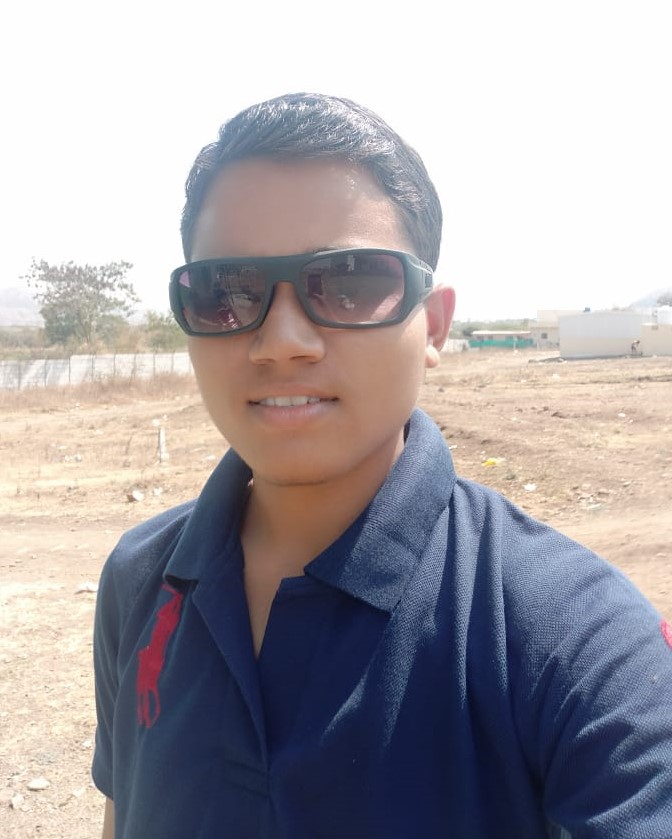
#> input picture OpenCV/chetan1.jpg, 672 x 839 px
$ python 9_face_detection.py
#> lines starting #> are read from the running program, lines starting #| are printed output that depends on the picture; after the words box and inside, x2 and y2 are one past the last pixel; in counts of white or black regions, pixels touching at a corner belong together
import cv2

faceCascade = cv2.CascadeClassifier("haarcascade_frontalface_default.xml")
img = cv2.imread('chetan1.jpg')
#> img is the input picture: shape (839, 672, 3); mean B, G, R 166.7, 161.9, 166.5
imgGray = cv2.cvtColor(img, cv2.COLOR_BGR2GRAY)
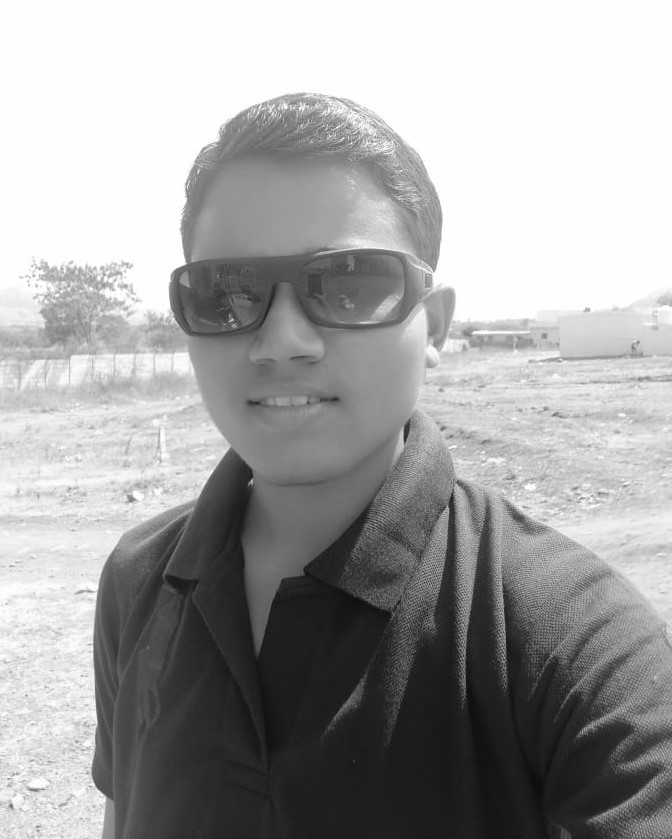
#> imgGray: shape (839, 672); min 9, max 255, mean 163.8

faces = faceCascade.detectMultiScale(imgGray, 1.1, 4)
#> faces = [[141, 184, 295, 295]]

for (x, y, w, h) in faces:
    cv2.rectangle(img, (x, y), (x+w, y+h), (255, 123, 0), 2)
#> this loop made 1 pass
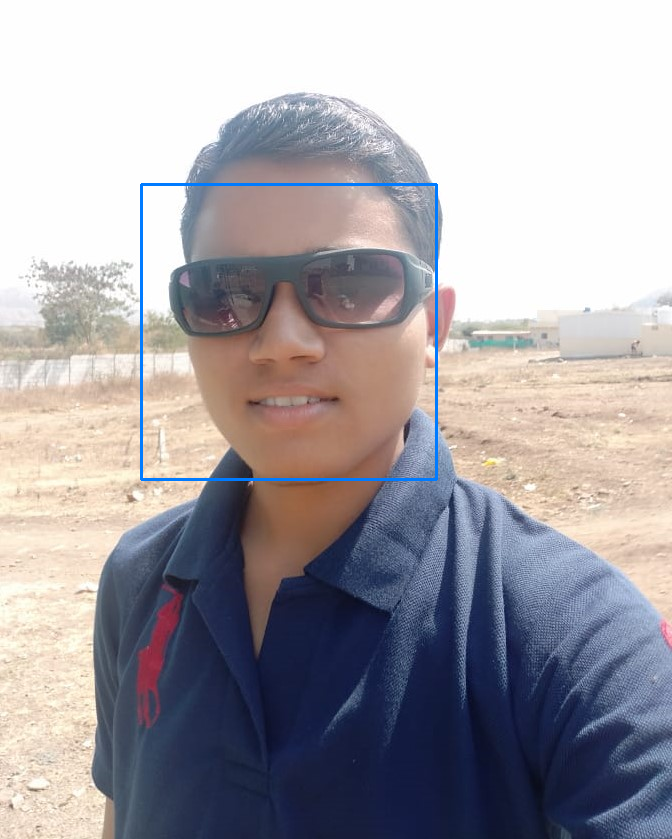
#> img: shape (839, 672, 3); 0.63% of pixels changed, all inside (x1, y1, x2, y2) = (140, 183, 438, 481)

cv2.imshow("Result", img)
cv2.waitKey(0)

$ run again, with OpenCV/shapes.png saved as OpenCV/chetan1.jpg
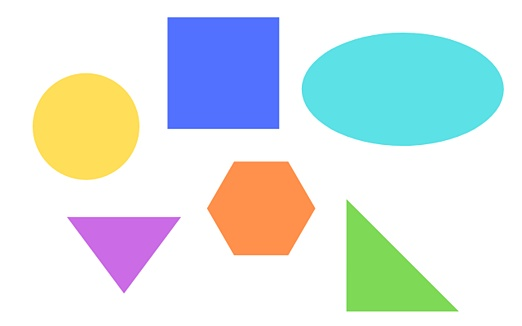
#> input picture OpenCV/shapes.png, 522 x 326 px
#> img is the input picture: shape (326, 522, 3); mean B, G, R 228.2, 229.3, 218.7
#> `imgGray = cv2.cvtColor(img, cv2.COLOR_BGR2GRAY)`:
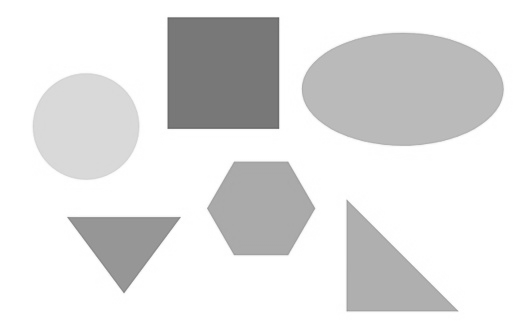
#> imgGray: shape (326, 522); min 101, max 255, mean 226.1
#> faces = ()
